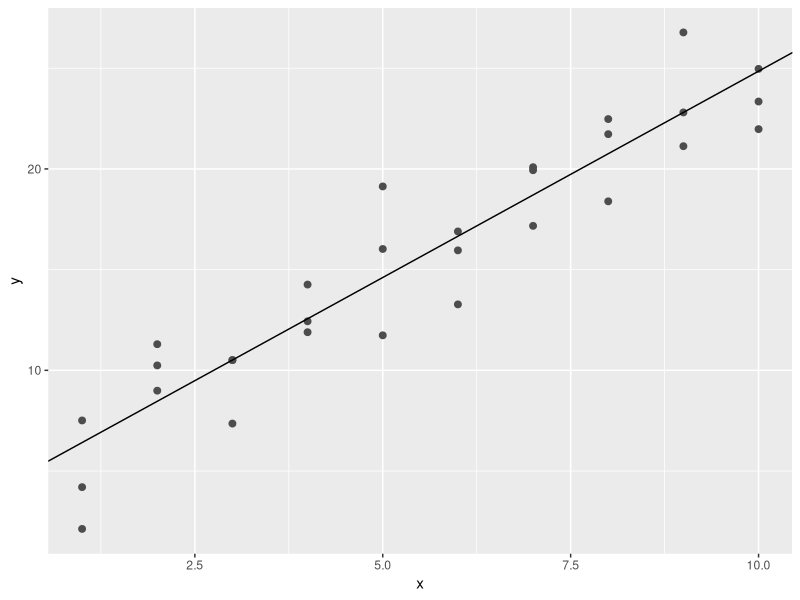

Generate this figure with R:
library(tidyverse)
library(modelr)

# create model from data
model1 <- function(a, data) {
  a[1] + data$x * a[2]
}

#compute overall distance between predicted and actual values
#using mean absolute distance
measure_distance <- function(mod, data) {
  diff <- data$y - model1(mod, data)
  mean(abs(diff))
}

#use optim (Newton-Raphson search) to find slope and intercept
best <- optim(c(0, 0), measure_distance, data = sim1)

#plot the data and the model
ggplot(sim1, aes(x, y)) + 
  geom_point(size = 2, colour = "grey30") + 
  geom_abline(intercept = best$par[1], slope = best$par[2])

#create model using lm to compare
sim1_mod <- lm(y ~ x, data = sim1)

#optim coeffecients
best$par
#lm coeffecients
coef(sim1_mod)